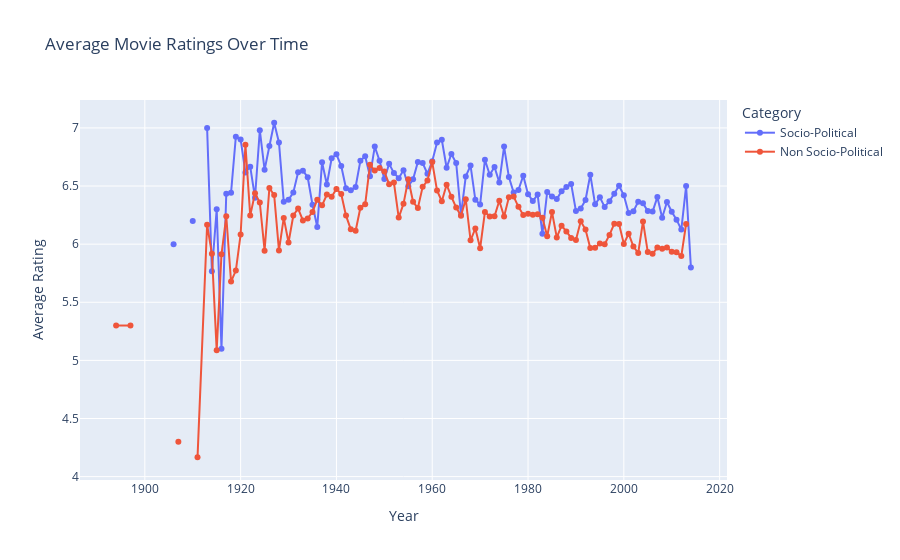

Notebook cell for this chart:
### Code cell
#*****************************************************************************************************************
#Trend Analysis Over Time: Analyze how the critical reception of movies in the Socio-political and Non Socio-Political categories has changed over time.
#*****************************************************************************************************************

# Assuming you have your DataFrame 'df' and other necessary setup

# Group by ReleaseYear and Category, then calculate the mean rating for each group
mean_ratings_over_time = df.groupby(['MovieReleaseDate', 'Category'])['averageRating'].mean().unstack().reset_index()

# Plotting with Plotly Graph Objects
trace_socio_political = go.Scatter(x=mean_ratings_over_time['MovieReleaseDate'], y=mean_ratings_over_time['Socio-Political'],
                                   mode='lines+markers', name='Socio-Political')

trace_non_socio_political = go.Scatter(x=mean_ratings_over_time['MovieReleaseDate'], y=mean_ratings_over_time['Non Socio-Political'],
                                       mode='lines+markers', name='Non Socio-Political')

data = [trace_socio_political, trace_non_socio_political]

layout = go.Layout(
    title='Average Movie Ratings Over Time',
    xaxis=dict(title='Year'),
    yaxis=dict(title='Average Rating'),
    legend=dict(title='Category'),
)

fig = go.Figure(data=data, layout=layout)

fig_json = fig.to_json()
with open('figure_state.json', 'w') as json_file:
    json_file.write(fig_json)
# Show the plot
fig.show()

### Figure 1 — Plotly figure (JSON) as saved in the notebook; plotly's stock layout.template omitted (floating-point values rounded to 4 significant figures)
{"data": [{"mode": "lines+markers", "name": "Socio-Political", "type": "scatter", "x": [1894, 1897, 1906, 1907, 1910, 1911, 1913, 1914, 1915, 1916, 1917, 1918, 1919, 1920, 1921, 1922, 1923, 1924, 1925, 1926, 1927, 1928, 1929, 1930, 1931, 1932, 1933, 1934, 1935, 1936, 1937, 1938, 1939, 1940, 1941, 1942, 1943, 1944, 1945, 1946, 1947, 1948, 1949, 1950, 1951, 1952, 1953, 1954, 1955, 1956, 1957, 1958, 1959, 1960, 1961, 1962, 1963, 1964, 1965, 1966, 1967, 1968, 1969, 1970, 1971, 1972, 1973, 1974, 1975, 1976, 1977, 1978, 1979, 1980, 1981, 1982, 1983, 1984, 1985, 1986, 1987, 1988, 1989, 1990, 1991, 1992, 1993, 1994, 1995, 1996, 1997, 1998, 1999, 2000, 2001, 2002, 2003, 2004, 2005, 2006, 2007, 2008, 2009, 2010, 2011, 2012, 2013, 2014], "y": [null, null, 6, null, 6.2, null, 7, 5.767, 6.3, 5.1, 6.433, 6.443, 6.925, 6.9, 6.617, 6.667, 6.4, 6.98, 6.64, 6.845, 7.044, 6.875, 6.364, 6.381, 6.445, 6.618, 6.632, 6.576, 6.339, 6.148, 6.705, 6.513, 6.739, 6.773, 6.672, 6.481, 6.463, 6.492, 6.717, 6.757, 6.583, 6.84, 6.717, 6.561, 6.691, 6.612, 6.568, 6.637, 6.498, 6.558, 6.707, 6.697, 6.605, 6.714, 6.874, 6.898, 6.658, 6.776, 6.697, 6.252, 6.583, 6.676, 6.381, 6.342, 6.726, 6.597, 6.663, 6.531, 6.839, 6.578, 6.444, 6.467, 6.589, 6.43, 6.37, 6.427, 6.09, 6.449, 6.409, 6.388, 6.456, 6.491, 6.518, 6.286, 6.307, 6.38, 6.598, 6.343, 6.403, 6.321, 6.37, 6.433, 6.503, 6.42, 6.269, 6.284, 6.364, 6.351, 6.284, 6.28, 6.405, 6.227, 6.363, 6.279, 6.211, 6.125, 6.5, 5.8]}, {"mode": "lines+markers", "name": "Non Socio-Political", "type": "scatter", "x": [1894, 1897, 1906, 1907, 1910, 1911, 1913, 1914, 1915, 1916, 1917, 1918, 1919, 1920, 1921, 1922, 1923, 1924, 1925, 1926, 1927, 1928, 1929, 1930, 1931, 1932, 1933, 1934, 1935, 1936, 1937, 1938, 1939, 1940, 1941, 1942, 1943, 1944, 1945, 1946, 1947, 1948, 1949, 1950, 1951, 1952, 1953, 1954, 1955, 1956, 1957, 1958, 1959, 1960, 1961, 1962, 1963, 1964, 1965, 1966, 1967, 1968, 1969, 1970, 1971, 1972, 1973, 1974, 1975, 1976, 1977, 1978, 1979, 1980, 1981, 1982, 1983, 1984, 1985, 1986, 1987, 1988, 1989, 1990, 1991, 1992, 1993, 1994, 1995, 1996, 1997, 1998, 1999, 2000, 2001, 2002, 2003, 2004, 2005, 2006, 2007, 2008, 2009, 2010, 2011, 2012, 2013, 2014], "y": [5.3, 5.3, null, 4.3, null, 4.167, 6.167, 5.918, 5.088, 5.912, 6.24, 5.678, 5.773, 6.083, 6.856, 6.245, 6.438, 6.359, 5.944, 6.483, 6.422, 5.946, 6.226, 6.014, 6.247, 6.306, 6.204, 6.221, 6.278, 6.383, 6.334, 6.427, 6.408, 6.475, 6.431, 6.245, 6.127, 6.114, 6.314, 6.342, 6.682, 6.633, 6.655, 6.625, 6.516, 6.53, 6.228, 6.347, 6.558, 6.365, 6.311, 6.493, 6.548, 6.706, 6.462, 6.369, 6.512, 6.408, 6.315, 6.244, 6.386, 6.033, 6.135, 5.965, 6.277, 6.238, 6.24, 6.373, 6.237, 6.403, 6.409, 6.321, 6.251, 6.261, 6.253, 6.257, 6.228, 6.068, 6.276, 6.058, 6.159, 6.109, 6.054, 6.036, 6.198, 6.125, 5.966, 5.969, 6.006, 5.999, 6.08, 6.175, 6.174, 6.002, 6.09, 5.979, 5.924, 6.195, 5.932, 5.917, 5.97, 5.96, 5.971, 5.934, 5.931, 5.897, 6.174, null]}], "layout": {"autosize": true, "legend": {"title": {"text": "Category"}}, "title": {"text": "Average Movie Ratings Over Time"}, "xaxis": {"autorange": true, "range": [1887.0, 2021.0], "title": {"text": "Year"}, "type": "linear"}, "yaxis": {"autorange": true, "range": [3.929, 7.282], "title": {"text": "Average Rating"}, "type": "linear"}}}
